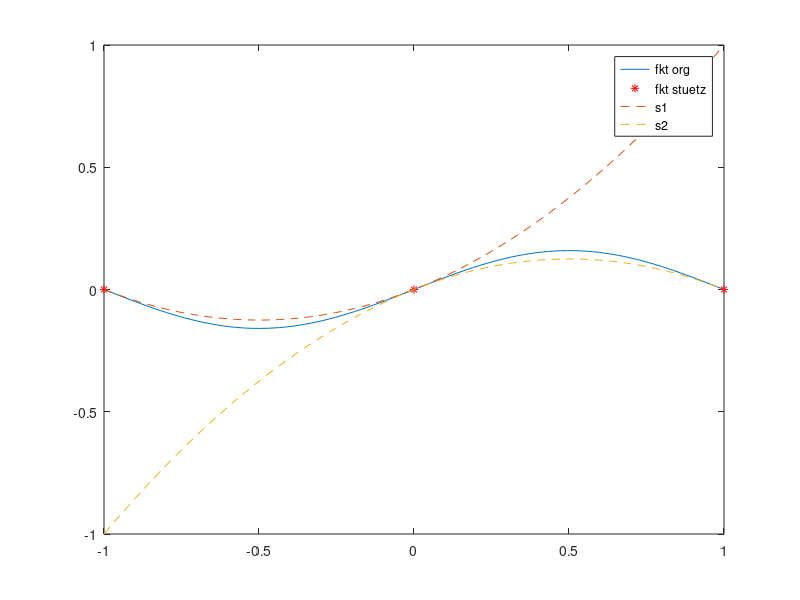

This figure's MATLAB source:
close all;
clear all;
clc;
format compact;

f = @(x) (1/(2*pi))*sin(pi*x);
x = linspace(-1,1);
fx_org = f(x);
x_stuetz = [-1,0,1];
fx_stuetz = f(x_stuetz);

figure
plot(x,fx_org)
hold on
plot(x_stuetz,fx_stuetz,'*r')

A = [0,0,0,1;
    1,0,0,0;
    0,0,1,0;
    3,2,1,0];
stuetz1 = [0,0,-0.5,0.5]';
stuetz2 = [0,0,0.5,-0.5]';
abcd1 = flip(A\stuetz1);
abcd2 = flip(A\stuetz2);

C = [abcd1,abcd2];
% l = [-0.25,0.75,-0.5,0]';
% m = [-0.25,0,0.25,0]';
% C = [l,m];

for i=1:length(C(1,:))
%     Aufstellen der Monomialbasis mit dem Koeffizientenvektor für alle Abschnitte
    f = @(r) C(4,i)*(r-x_stuetz(i)).^3+C(3,i)*(r-x_stuetz(i)).^2+C(2,i)*(r-x_stuetz(i)).^1+C(1,i)*(r-x_stuetz(i)).^0;
    fx = f(x);
    plot(x,fx,'--');
    hold on;    
end
legend('fkt org','fkt stuetz','s1','s2')



